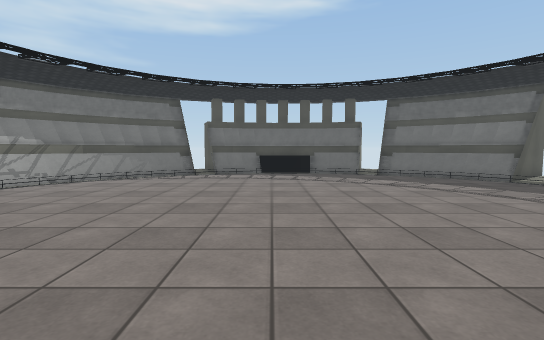
view 1 (above)

15 first-person views from a walk through a 3-D level made in the Unity game engine. The camera is 1.2 m above the floor, tilts 4° down and sees 85° across. The floor is counted in squares, 1 m on a side. Each view is taken from the middle of a square. On the plan, view 1 faces up. The plan holds only what a view shows up to about 13 squares ahead; the rest is blank. Surface patterns are stand-ins for the level's own textures.

view 2
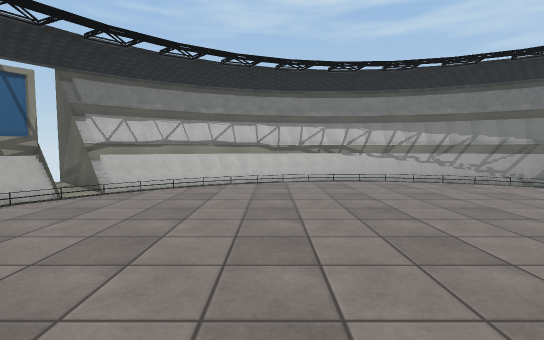

view 3
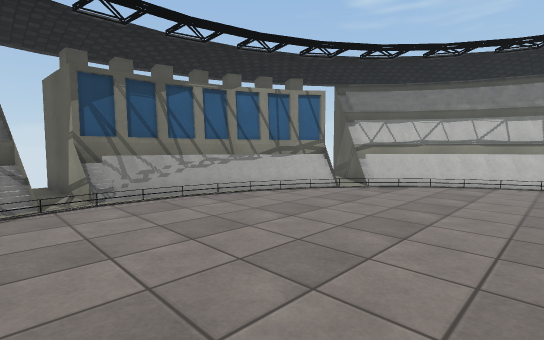

view 4
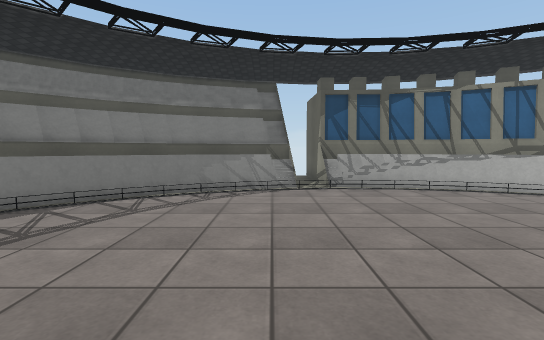

view 5
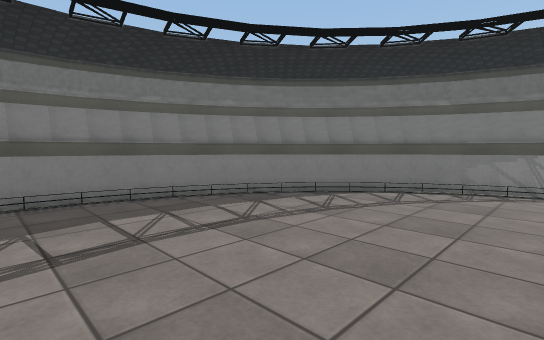

view 6
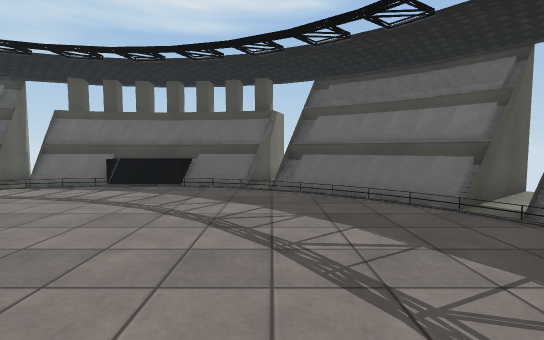

view 7
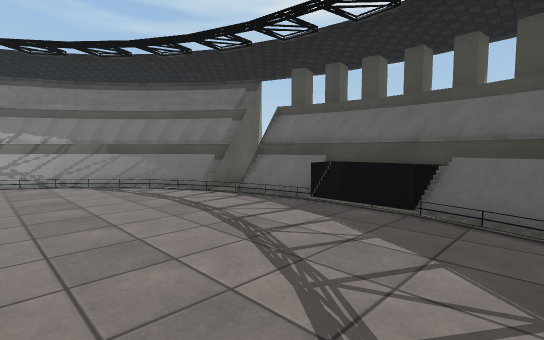

view 8
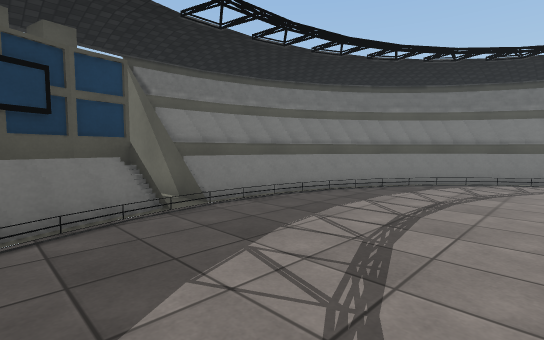

view 9
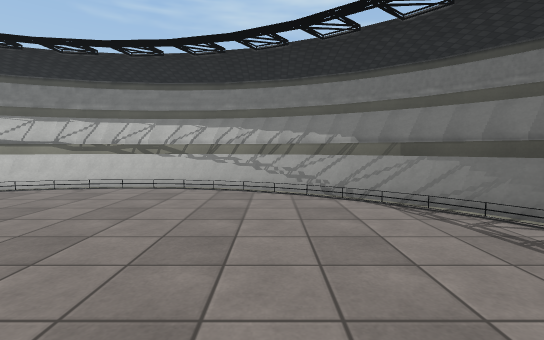

view 10
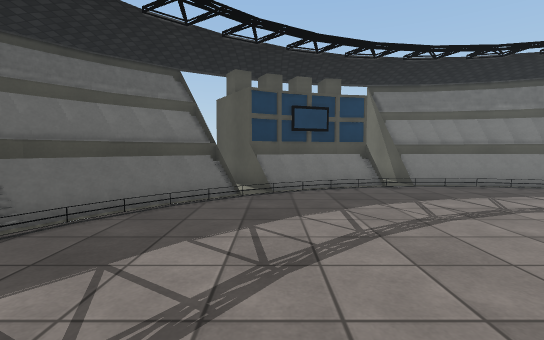

view 11
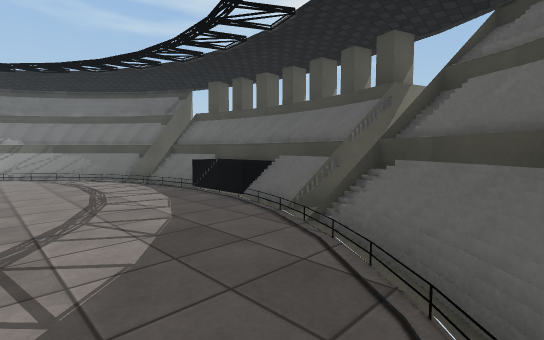

view 12
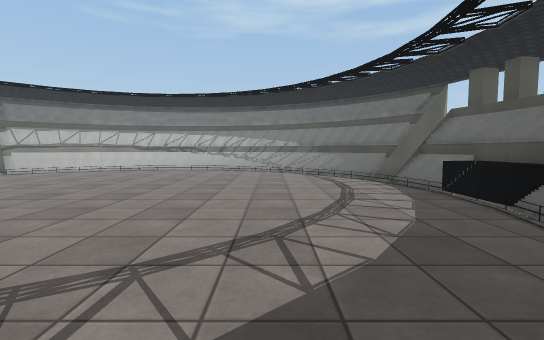

view 13
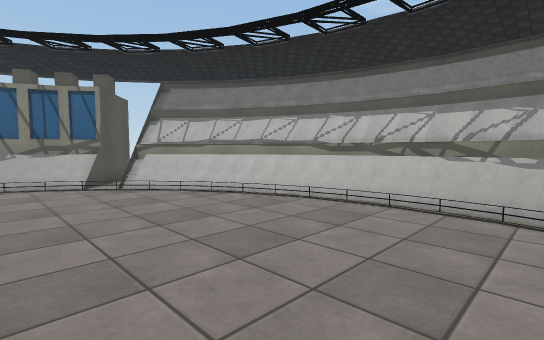

view 14
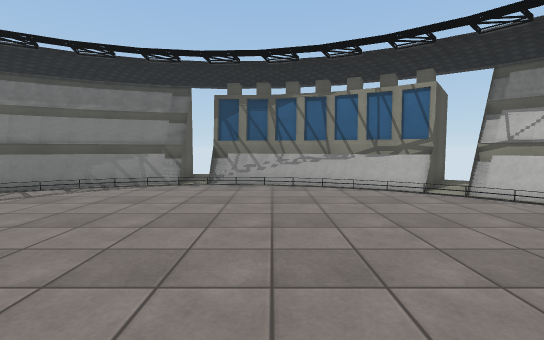

view 15
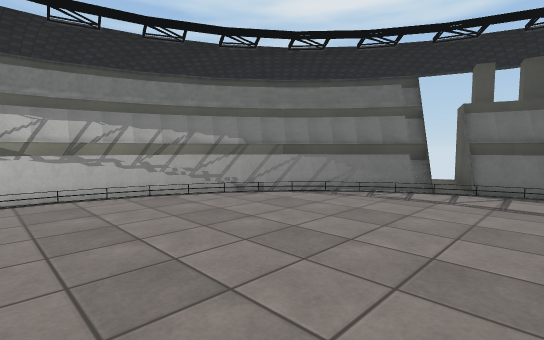

### Floor plan
Key: @ floor where view 1 was taken; # wall or solid block; . main floor; : floor 0.25 m higher than the main floor; + floor 0.5 m higher than the main floor; * floor 0.75 m higher than the main floor; % floor 2 m higher than the main floor; & floor 2.25 m higher than the main floor; / step, stairs or slope; = window, fence, low wall or low ledge; v drop or lower ground; O other object.
Columns run from 13 left of view 1 to 14 right of it. Each row starts with its distance up from view 1.
 19            #####
 18         #####=#####
 17       ####   ////%#
 16     ####%#///#O#//##
 15    ###&//#///..#//#####
 14    ##%//////...../#+*##
 13   ##&/////..........:+##
 12   ##////..............##
 11  ##%///...............=##
 10  ##///.................##
  9  #%///..................#
  8  #///...................##
  7 ##///...................##
  6 ##///...................=#
  5 # ///...................// #
  4 # ///................../// #
  3 ##///...................// #
  2 ##///................../// #
  1  #////.................///##
  0  #&///.......@........////##
 -1  #=////..............////&#
 -2  ##&////.............///%##
 -3  ###%//v.........../////###
 -4   ###%###........./////###
 -5    #######=.//..//////###
 -6         ####///#////%###
 -7            #####//%####
 -8               #######

Where each view was taken, in squares from view 1:
view 1: 0 up, 0 right, facing up
view 2: 2 up, 2 right, facing left
view 3: 2 up, 3 right, facing down-left
view 4: 4 up, 3 right, facing down
view 5: 5 up, 3 right, facing down-right
view 6: 5 up, 5 right, facing up
view 7: 9 up, 4 right, facing up-left
view 8: 9 up, 5 right, facing down-right
view 9: 9 up, 0 right, facing left
view 10: 10 up, 1 right, facing right
view 11: 10 up, 8 right, facing up-left
view 12: 10 up, 8 right, facing left
view 13: 7 up, 3 left, facing down-left
view 14: 5 up, 1 left, facing down
view 15: 5 up, 1 left, facing up-left
